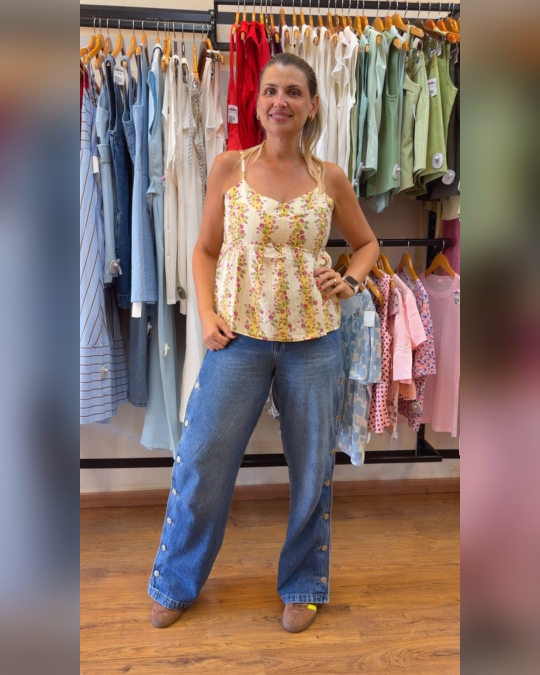
#> input picture ig/post/2026-11-12_1.jpg, 1080 x 1350 px, found by its file name (shown at 1/2 size); its folder holds 4 pictures in this run
$ python galeria.py
#> lines starting #> are read from the running program, lines starting #| are printed output that depends on the picture
# Guarda para sempre, na galeria do site, as fotos de cada post do dia.
# Le ig/post/*.jpg (que sao apagadas depois de 8 dias), copia uma versao leve
# para img/galeria/ e registra em galeria.json. Nunca apaga nada da galeria.
import json, os
from PIL import Image

POST = os.path.join('ig', 'post')
DEST = os.path.join('img', 'galeria')
IDX = 'galeria.json'
os.makedirs(DEST, exist_ok=True)

gal = json.load(open(IDX, encoding='utf-8')) if os.path.exists(IDX) else {'fotos': []}
ja = {os.path.basename(f['img']) for f in gal['fotos']}

hist = {}
try:
    for p in json.load(open(os.path.join('ig', 'historico.json'), encoding='utf-8')).get('postados', []):
        hist[p['data']] = p
except Exception:
    pass

novas = 0
for nome in sorted(os.listdir(POST)) if os.path.isdir(POST) else []:
    if not nome.lower().endswith('.jpg') or nome in ja or not nome[:4].isdigit():
        continue
    data = nome[:10]
    try:
        im = Image.open(os.path.join(POST, nome)).convert('RGB')
        im.thumbnail((640, 960))
        im.save(os.path.join(DEST, nome), 'JPEG', quality=82, optimize=True, progressive=True)
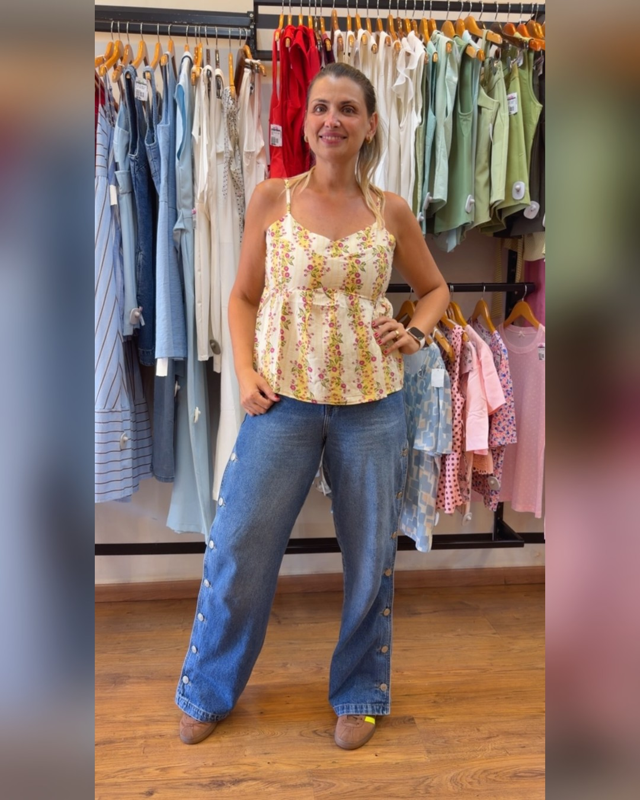
#> saved as 2026-11-12_1.jpg: PIL image 640x800 RGB; mean R, G, B 134.2, 112.6, 105.1
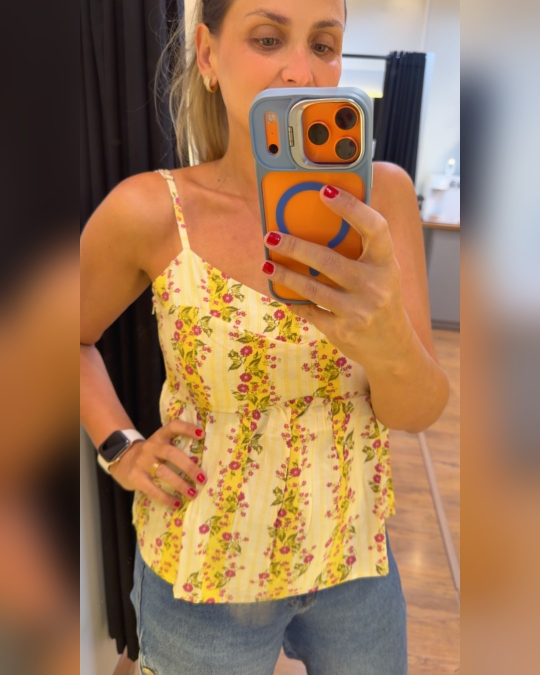
#> input picture ig/post/2026-11-12_2.jpg, 1080 x 1350 px, found by its file name (shown at 1/2 size)
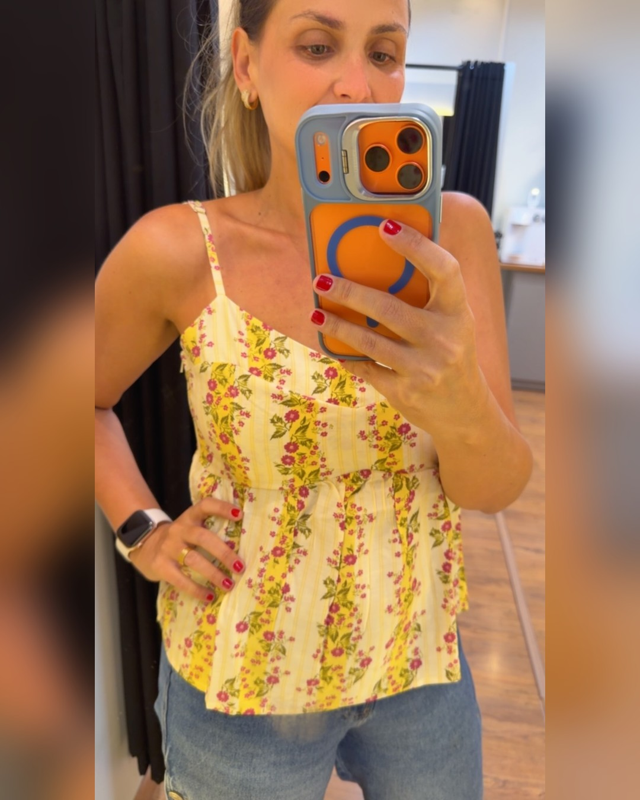
#> saved as 2026-11-12_2.jpg: PIL image 640x800 RGB; mean R, G, B 156, 118.2, 86.2
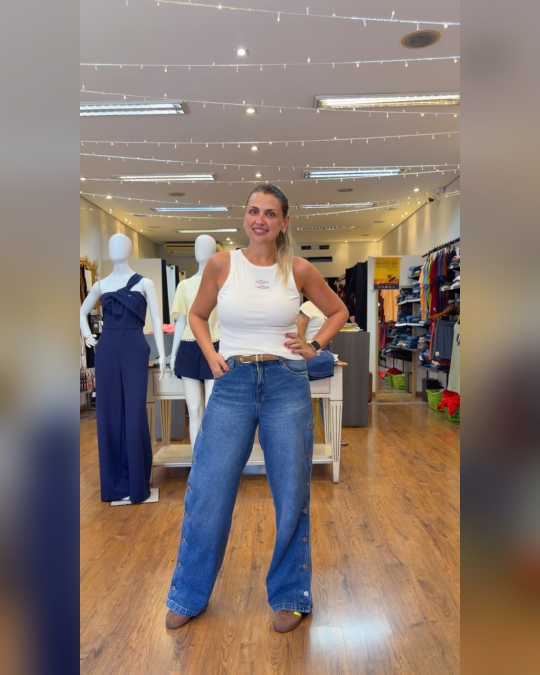
#> input picture ig/post/2026-11-12_3.jpg, 1080 x 1350 px, found by its file name (shown at 1/2 size)
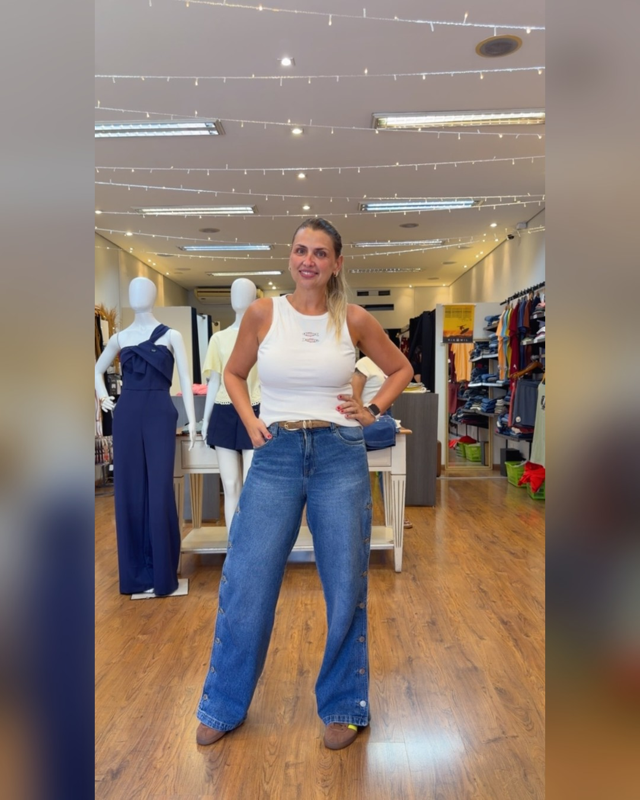
#> saved as 2026-11-12_3.jpg: PIL image 640x800 RGB; mean R, G, B 136.2, 120.6, 111.8
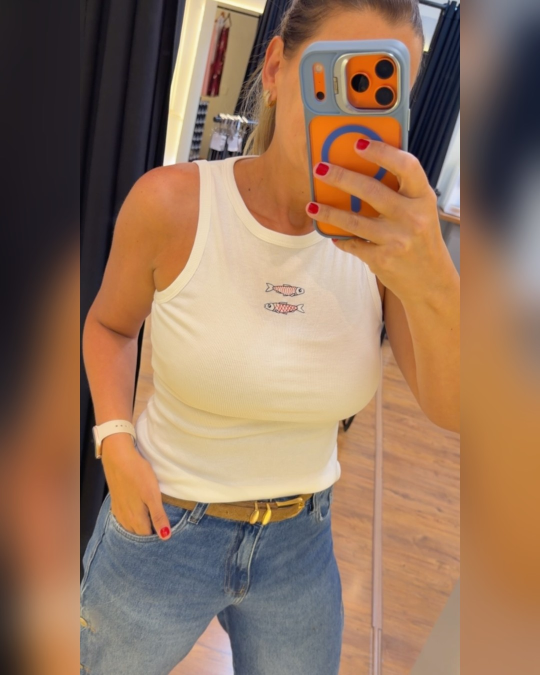
#> input picture ig/post/2026-11-12_4.jpg, 1080 x 1350 px, found by its file name (shown at 1/2 size)
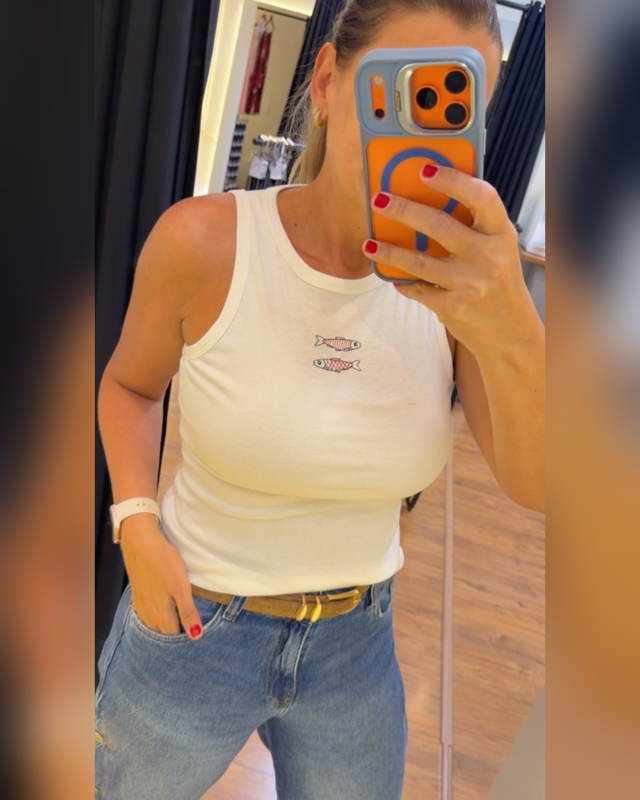
#> saved as 2026-11-12_4.jpg: PIL image 640x800 RGB; mean R, G, B 147.9, 116.6, 93.7
    except Exception as e:
        print('pulei', nome, e)
        continue
    h = hist.get(data, {})
    item = {'img': DEST.replace(os.sep, '/') + '/' + nome, 'data': data,
            'tema': h.get('tema', ''), 'link': h.get('permalink', '')}
    # categoria de cada foto, escrita pela tarefa do post do dia em historico.json -> "pecas": {"1": {"g","cat","nome"}}
    num = os.path.splitext(nome)[0][11:]
    pc = (h.get('pecas') or {}).get(num) or {}
    item['g'] = pc.get('g') or {'feminino': 'fem', 'masculino': 'masc'}.get(h.get('tema', ''), 'todos')
    item['cat'] = pc.get('cat', '')
    if pc.get('nome'):
        item['nome'] = pc['nome']
    gal['fotos'].append(item)
    novas += 1

# se a categoria chegou depois da foto, completa as fotos que ainda estao sem categoria
for f in gal['fotos']:
    if f.get('cat'):
        continue
    num = os.path.splitext(os.path.basename(f['img']))[0][11:]
    pc = (hist.get(f['data'], {}).get('pecas') or {}).get(num) or {}
    for k in ('g', 'cat', 'nome'):
        if pc.get(k):
            f[k] = pc[k]

def ordem(f):
    n = os.path.splitext(os.path.basename(f['img']))[0][11:]
    return (f['data'], int(n) if n.isdigit() else 0)
gal['fotos'].sort(key=ordem, reverse=True)
json.dump(gal, open(IDX, 'w', encoding='utf-8'), ensure_ascii=False, indent=1)
print('novas', novas, 'total', len(gal['fotos']))
